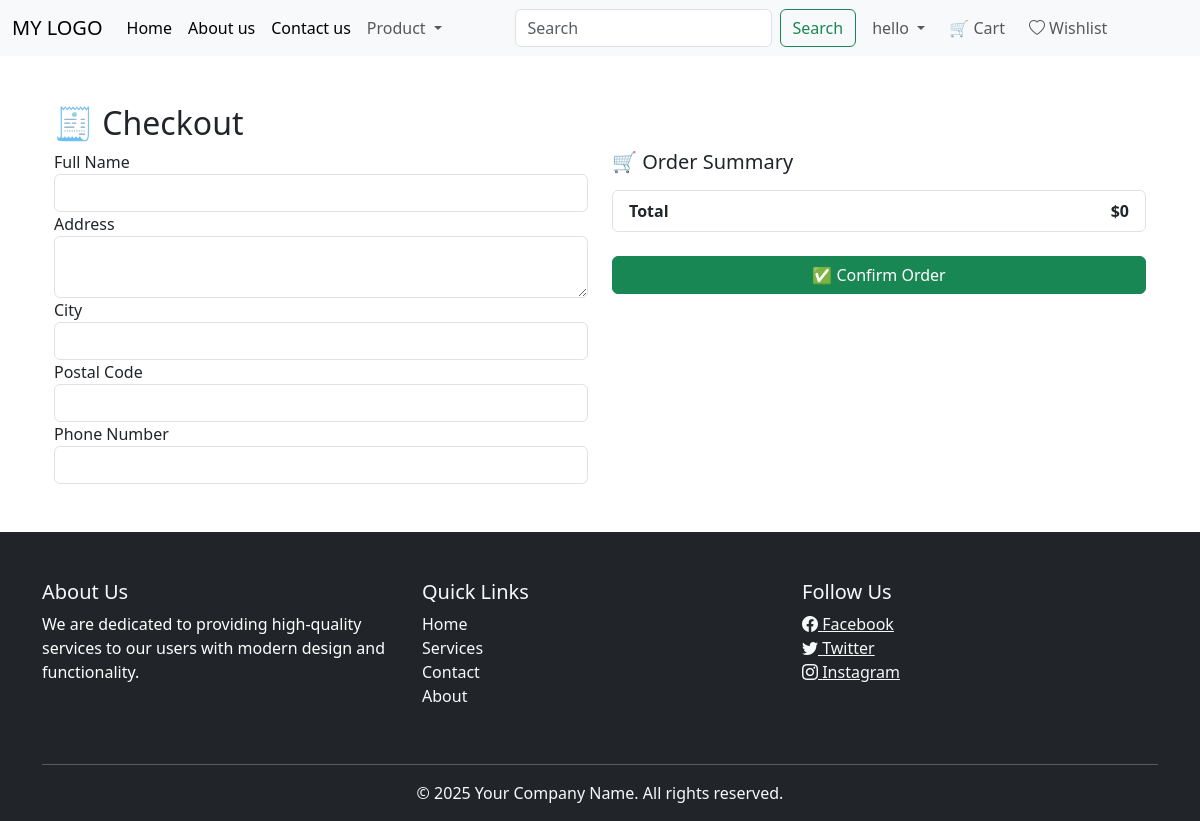
Before: /checkouts/ (signed in) with the older database file.
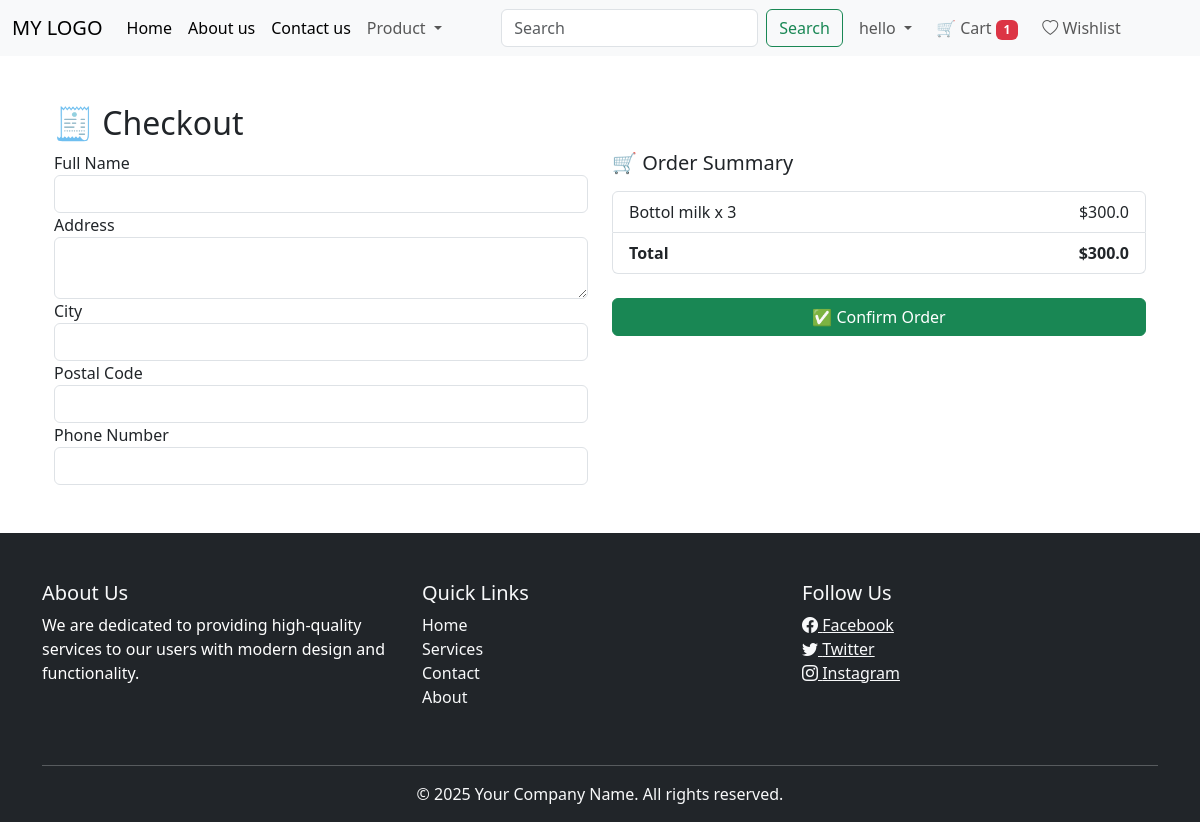
After: the same page with the newer database file.
### EcomApp/models.py (models this page shows, shortened)
class Cart(models.Model):
    user = models.ForeignKey(User, on_delete=models.CASCADE)
    product = models.ForeignKey(Product, on_delete=models.CASCADE)
    quantity = models.PositiveIntegerField(default=1)
    @property
    def total_cost(self):
        return self.quantity * self.product.discount_price

class Product(models.Model):
    title = models.CharField(max_length=100, unique=True)
    selling_price = models.FloatField()
    discount_price = models.FloatField()
    description = models.TextField()
    composition = models.TextField(default='')
    prodapp = models.TextField(default='')
    category = models.CharField(choices=CATEGORY_CHOICES, max_length=2)
    product_image = models.ImageField(upload_to='product')

### EcomApp/views.py (the view, shortened to what this page needs)
# urls.py: path('checkouts/', checkout_views, name='checkouts'),
@login_required
def checkout_views(request):
    cart_items = Cart.objects.filter(user=request.user)
    total_amount = sum(item.total_cost for item in cart_items)
    return render(request, 'checkouts.html', {
        'cart_items': cart_items,
        'total_amount': total_amount
    })

### EcomApp/context_processors.py (called while the page is built)
def cart_item_count(request):
    if request.user.is_authenticated:
        count = Cart.objects.filter(user=request.user).count()
    else:
        count = 0
    return {'cart_item_count': count}

### Templates/checkouts.html (shortened to what this page needs)
{% extends 'base.html' %}
{% block content %}
<div class="container mt-5">
    <h2>🧾 Checkout</h2>
    <form method="post">
        <div class="row">
            <div class="col-md-6">
                <label>Full Name</label>
                <input type="text" name="full_name" class="form-control" required>
                <label>Address</label>
                <textarea name="address" class="form-control" required></textarea>
                <label>City</label>
                <input type="text" name="city" class="form-control" required>
                <label>Postal Code</label>
                <input type="text" name="postal_code" class="form-control" required>
                <label>Phone Number</label>
                <input type="text" name="phone" class="form-control" required>
            </div>
            <div class="col-md-6">
                <h5 class="mb-3">🛒 Order Summary</h5>
                <ul class="list-group">
                    {% for item in cart_items %}
                    <li class="list-group-item d-flex justify-content-between align-items-center">
                        {{ item.product.title }} x {{ item.quantity }}
                        <span>${{ item.total_cost }}</span>
                    </li>
                    {% endfor %}
                    <li class="list-group-item d-flex justify-content-between align-items-center">
                        <strong>Total</strong>
                        <strong>${{ total_amount }}</strong>
                    </li>
                </ul>
                <button type="submit" class="btn btn-success mt-4 w-100">✅ Confirm Order</button>
            </div>
        </div>
    </form>
</div>
{% endblock %}

### Templates/base.html (shortened to what the changed rows need)
<!DOCTYPE html>
<html lang="en">
  <head>
    <link rel="stylesheet" href="https://cdn.jsdelivr.net/npm/bootstrap-icons@1.10.5/font/bootstrap-icons.css">
    <link href="https://cdn.jsdelivr.net/npm/bootstrap@5.3.0/dist/css/bootstrap.min.css" rel="stylesheet">
</head>
<body>
    <nav class="navbar navbar-expand-lg bg-body-tertiary">
        <div class="container-fluid">
          <div class="collapse navbar-collapse" id="navbarSupportedContent">
            <ul class="navbar-nav me-auto mb-2 mb-lg-0">
              <li class="nav-item">
            <a class="nav-link" href="{% url 'cart' %}">
                🛒 Cart
                {% if cart_item_count > 0 %}
                    <span class="badge bg-danger">{{ cart_item_count }}</span>
                {% endif %}
            </a>
        </li>
          </ul>
          </div>
        </div>
      </nav>
    <div class="container mt-4">
        {% block content %}{% endblock %}
    </div>
</body>
</html>

Changed rows visible on the page:
added Cart: product "Bottol milk", quantity "3", total_cost "300.0"
Other visible differences:
{{ cart_item_count }}: (not shown) → "1"
{{ total_amount }}: "0" → "300.0"
